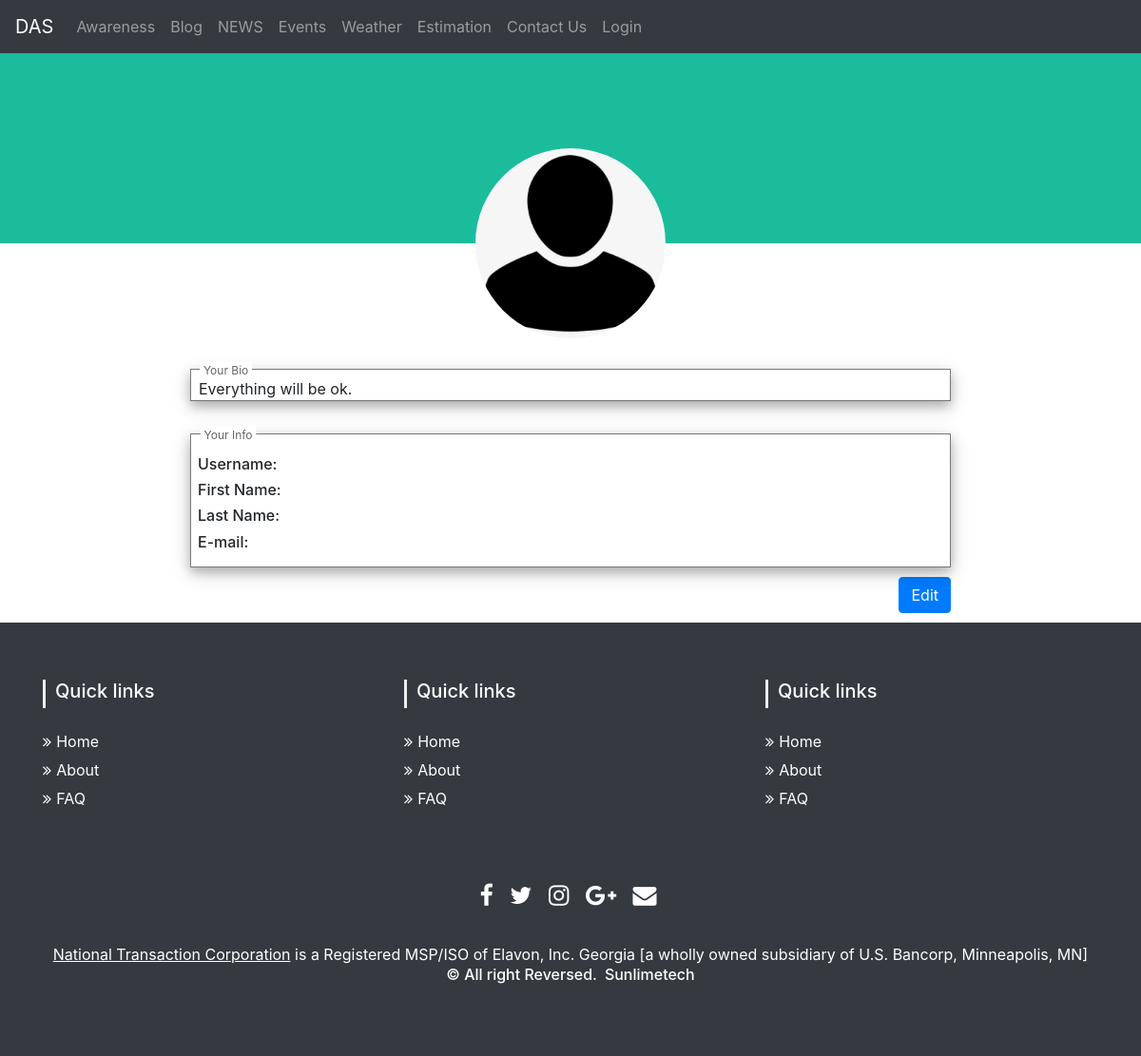
The page /myprofile/akhlaq on the database its author committed.
### fyp/models.py (models this page shows, shortened)
class UserProfile(models.Model):
    user = models.OneToOneField(User, on_delete=models.CASCADE)
    bio = models.CharField(max_length=200,default="")
    files = models.FileField()

### fyp/views.py (the view, shortened to what this page needs)
# urls.py: path('myprofile/<str:username>', views.myprofile, name='myprofile'),
def myprofile(request,username):
    user = User.objects.get(username=username)
    try:
        profile = UserProfile.objects.get(user=user.id)
        print("try")
    except:
        profile = UserProfile.objects.create(user=request.user,bio="",files="avater.png")
        print("except")
    context = {'profile':profile}
    return render(request, 'myprofile.html',context)

### templates/myprofile.html (shortened to what this page needs)
{% extends 'base.html' %}
{% block body %}
<div class="abc" id='div1'>
  <div class="header">
    <div>
      <img src="{{profile.files.url|default_if_none:'#'}}" alt="Avatar" width="200" height="200">
    </div>
  </div>
  <div class="ab">
  </div>
  <br>
  <div class="kbio">
    <label>Your Bio</label>
    <div class="bio">
      <p aria-placeholder="Write something about you.">{{profile.bio}} </p>
    </div>
  </div>
  <br>
  <div class="kbio">
    <label>Your Info</label>
    <div class="row">
      <div class="column">
        <h6>Username:</h6>
        <h6>First Name:</h6>
        <h6>Last Name:</h6>
        <h6>E-mail:</h6>
      </div>
      <div class="column">
      </div>
    </div>
  </div>
  <div class="editbtn">
    <a onclick="show1()" class="btn btn-primary" role="button" style="color: #fff;">Edit</a>
  </div>
</div>
{% endblock body %}

### templates/myprofile.html (style rules this page uses)
.header { padding: 100px; text-align: center; height: 55px; background: #1abc9c; color: white; font-size: 30px; }
img { border-radius: 50%; display: block; margin-left: auto; margin-right: auto; }
.ab { text-align: center; padding-top: 100px; }
.kbio { margin-bottom: 10px; position: relative; background-color: #fff; border: #777 1px solid; box-shadow: 0 5px 10px 0 rgba(0, 0, 0, 0.2), 0 6px 20px 0 rgba(0, 0, 0, 0.19); margin-right: 200px; margin-left: 200px; }
.bio { padding-top: 8px; padding-right: 8px; padding-left: 8px; }
.kbio label { left: 0px; padding: 0px 5px; background-color: white; color: #666; position: absolute; transform: scale(.75) translateY(-15px); }
.column { padding-top: 22px; padding-right: 22px; padding-left: 22px; float: left; width: 50%; clear: both; }
p { padding: 0px; margin: 0px; }
.row:after { margin: 4px; content: ""; display: table; clear: both; }
.editbtn { text-align: right; margin-right: 200px; margin-bottom: 10px; }

### rows shown on the page
UserProfile: files (picture), bio "Everything will be ok."
